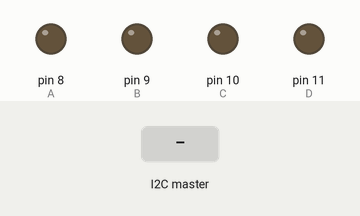
The sketch below on a simulated Arduino Uno, built with avr-gcc and run on an emulated ATmega328P. On the bench: output pins drawn as LEDs (lit = HIGH). The test bench sets the inputs (shaded band).

Above: at 1.2 s.
1.3 s: the I2C master sends the byte 1
At 1.9 s:
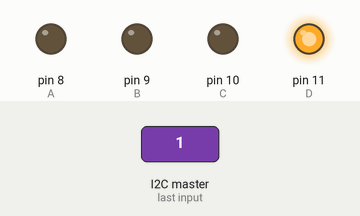
2.8 s: the I2C master sends the byte 2
At 4.2 s:
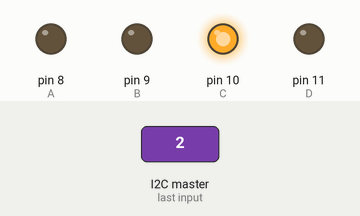
Timing chart, 0 to 5.8 s (numbered marks = the images above; inputs shaded):
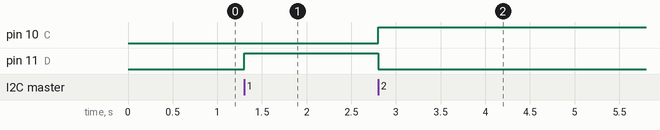

The sketch:

AcostaMaxel_Tarea6_Esclavo.ino
```cpp
/*
 * ***************************ESCLAVO******************************
 * LEE EL DATO ENVIADO DEL MASTER EN ESTE CASO SERA TIPO ENTERO INDICANDO QUE ESTADO
 * ESTA ACTIVO Y QUE LED ENCENDER
 */
#include<Wire.h>
int dato;//VARIABLE PARA ALMACENAR EL ESTADO
const int D=11;
const int C=10;//DECLARACION DE LAS VARIABLES PARA LOS PINES
const int B=9;
const int A=8;
void setup() {
Wire.begin(6);//DECLARA QUE PODEMOS RECIBIR DATOS QUE SEAN ENVIADOS AL PUERTO 6
Wire.onReceive(Captura);//CREA UN EVENTO PARA RECIBIR LOS DATOS Y LEERLOS
pinMode(D,OUTPUT);
pinMode(C,OUTPUT);//PINES DE SALIDA A LOS LEDS
pinMode(B,OUTPUT);
pinMode(A,OUTPUT);
}

void loop() {}
void Captura(){//EVENTO DE LECTURA DE DATOS Y COMPARACION
if(Wire.available()){
  dato=Wire.read();//LEEMOS EL DATO ENVIADO Y LO ALMACENAMOS EN LA VARIABLE DATO
  switch(dato){
    case 1://CASOS PARA SEGUN EL ESTADO ENVIADO
     digitalWrite(D,HIGH);
     digitalWrite(C,LOW);
     digitalWrite(B,LOW);
     digitalWrite(A,LOW);
    break;
     case 2:
      digitalWrite(D,LOW);
      digitalWrite(C,HIGH);
      digitalWrite(B,LOW);
      digitalWrite(A,LOW);
    break;
    case 3:
      digitalWrite(D,LOW);
      digitalWrite(C,LOW);
      digitalWrite(B,HIGH);
      digitalWrite(A,LOW);
    break;
     case 4:
      digitalWrite(D,LOW);
      digitalWrite(C,LOW);
      digitalWrite(B,LOW);
      digitalWrite(A,HIGH);
    break;
  }
}
}
```

Measured:
- after the input at 1.3 s, pin 11 (D): LOW → HIGH at once
- after the input at 2.8 s, pin 10 (C): LOW → HIGH at once; pin 11 (D): HIGH → LOW at once
